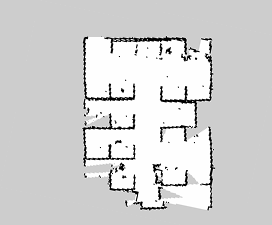
#> input picture pngmap.png, 272 x 225 px
$ python map.py
#> lines starting #> are read from the running program, lines starting #| are printed output that depends on the picture; after the words box and inside, x2 and y2 are one past the last pixel; in counts of white or black regions, pixels touching at a corner belong together
import cv2
import numpy as np
from PIL import Image


def find_black_rectangles(image_array, threshold=85):
    # 将灰度图像二值化，黑色为0，其它为255
    _, binary_image = cv2.threshold(image_array, threshold, 255, cv2.THRESH_BINARY_INV)

    # 查找轮廓
    contours, _ = cv2.findContours(binary_image, cv2.RETR_EXTERNAL, cv2.CHAIN_APPROX_SIMPLE)

    rectangles = []
    for contour in contours:
        # 计算轮廓的边界矩形
        x, y, w, h = cv2.boundingRect(contour)
        top_left = (x, y)
        bottom_right = (x + w, y + h)
        rectangles.append((top_left, bottom_right))

    return rectangles


def draw_rectangles(image_array, rectangles):
    # 将灰度图像转换为RGB图像
    image_color = cv2.cvtColor(image_array, cv2.COLOR_GRAY2BGR)

    # 画出每个矩形
    for rect in rectangles:
        top_left, bottom_right = rect
        # 生成随机颜色
        color = tuple(np.random.randint(0, 256, size=3).tolist())
        cv2.rectangle(image_color, top_left, bottom_right, color, 2)  # 随机颜色的矩形，线宽为2

    return image_color

def crop_gray_border(image_array, gray_threshold=200,margin=10):
    # 找到上边界
    for top in range(image_array.shape[0]):
        if np.mean(image_array[top, :]) < gray_threshold:
            break

    # 找到下边界
    for bottom in range(image_array.shape[0] - 1, -1, -1):
        if np.mean(image_array[bottom, :]) < gray_threshold:
            break

    # 找到左边界
    for left in range(image_array.shape[1]):
        if np.mean(image_array[:, left]) < gray_threshold:
            break

    # 找到右边界
    for right in range(image_array.shape[1] - 1, -1, -1):
        if np.mean(image_array[:, right]) < gray_threshold:
            break

    # 裁剪图像
    cropped_image_array = image_array[top-margin:bottom+margin+1, left-margin:right+margin+1]
    return cropped_image_array
# 读取图像
image_path = 'pngmap.png'
if image_path.endswith('pgm'):
    image = Image.open(image_path)
elif image_path.endswith('png'):
    image = Image.open(image_path).convert('L')  # 将图像转换为灰度图像
#> image is the input picture: PIL image 272x225 L; min 0, max 255, mean 211.1

# 将图像转换为numpy数组
image_array = np.array(image)
# 设置numpy打印选项，显示整个数组
# with np.printoptions(threshold=np.inf):
#     print(image_array)
print(len(image_array),len(image_array[0]))
#| 225 272

# 裁剪掉周围一圈灰色的边
image_array = crop_gray_border(image_array)
#> in crop_gray_border, `cropped_image_array = image_array[top-margin:bottom+margin+1, left-mar..`:
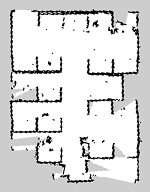
#> cropped_image_array: shape (192, 150); min 0, max 255, mean 218

# 查找黑色区域的矩形
rectangles = find_black_rectangles(image_array)
#> in find_black_rectangles, `_, binary_image = cv2.threshold(image_array, threshold, 255, cv2.THRES..`:
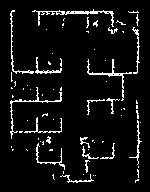
#> binary_image: shape (192, 150); 6.5% white in thin lines or dots, all inside (x1, y1, x2, y2) = (10, 9, 142, 183)
#> in find_black_rectangles, `contours, _ = cv2.findContours(binary_image, cv2.RETR_EXTERNAL, cv2.CH..`: contours = 75 contours, 65 with area under 20; largest, box (x1, y1, x2, y2) and area: (32, 9, 114, 27) 136, (87, 59, 132, 101) 91, (10, 87, 62, 139) 67, (35, 57, 62, 74) 54, (10, 10, 34, 74) 53
#> the loop in find_black_rectangles, `for contour in contours:` made 75 passes
#> (x, y, w, h, bottom_right) on passes 1, 2, 3, 4, 5, 6, 8, 10, 11, 15, 17, 18: (135, 179, 4, 4, (139, 183)), (95, 175, 1, 1, (96, 176)), (93, 175, 1, 1, (94, 176)), (60, 174, 34, 9, (94, 183)), (83, 174, 1, 1, (84, 175)), (52, 174, 3, 6, (55, 180)), (137, 169, 2, 9, (139, 178)), (85, 160, 5, 13, (90, 173)), (88, 149, 1, 1, (89, 150)), (82, 146, 17, 13, (99, 159)), (100, 143, 15, 16, (115, 159)), (36, 143, 29, 27, (65, 170))
#> (contour, x, y, w, h, bottom_right) on passes 7, 9, 12, 13, 14, 16: ([[63, 171], [63, 173]], 63, 171, 1, 3, (64, 174)), ([[138, 166], [138, 167]], 138, 166, 1, 2, (139, 168)), ([[50, 149], [49, 150], [52, 150], [52, 149]], 49, 149, 4, 2, (53, 151)), ([[26, 149], [27, 150]], 26, 149, 2, 2, (28, 151)), ([[12, 149], [12, 150], [13, 149]], 12, 149, 2, 2, (14, 151)), ([[11, 146], [11, 147]], 11, 146, 1, 2, (12, 148))
#> after the loop in find_black_rectangles, `for contour in contours:`: rectangles = 75 items
#> rectangles = 75 items

# 打印结果
for rect in rectangles:
    print(f"Top-left: {rect[0]}, Bottom-right: {rect[1]}")
#> this loop made 75 passes
#> rect on passes 1 to 12: ((135, 179), (139, 183)), ((95, 175), (96, 176)), ((93, 175), (94, 176)), ((60, 174), (94, 183)), ((83, 174), (84, 175)), ((52, 174), (55, 180)), ((63, 171), (64, 174)), ((137, 169), (139, 178)), ((138, 166), (139, 168)), ((85, 160), (90, 173)), ((88, 149), (89, 150)), ((49, 149), (53, 151))
#| Top-left: (135, 179), Bottom-right: (139, 183)
#| Top-left: (95, 175), Bottom-right: (96, 176)
#| Top-left: (93, 175), Bottom-right: (94, 176)
#| Top-left: (60, 174), Bottom-right: (94, 183)
#| Top-left: (83, 174), Bottom-right: (84, 175)
#| Top-left: (52, 174), Bottom-right: (55, 180)
#| Top-left: (63, 171), Bottom-right: (64, 174)
#| Top-left: (137, 169), Bottom-right: (139, 178)
#> (further printed lines are left out)

# 绘制矩形到图像上
image_with_rectangles = draw_rectangles(image_array, rectangles)
#> the loop in draw_rectangles, `for rect in rectangles:` made 75 passes
#> (top_left, bottom_right, color) on passes 1 to 12: ((135, 179), (139, 183), (172, 47, 117)), ((95, 175), (96, 176), (192, 67, 251)), ((93, 175), (94, 176), (195, 103, 9)), ((60, 174), (94, 183), (211, 21, 242)), ((83, 174), (84, 175), (36, 87, 70)), ((52, 174), (55, 180), (216, 88, 140)), ((63, 171), (64, 174), (58, 193, 230)), ((137, 169), (139, 178), (39, 87, 174)), ((138, 166), (139, 168), (88, 81, 165)), ((85, 160), (90, 173), (25, 77, 72)), ((88, 149), (89, 150), (9, 148, 115)), ((49, 149), (53, 151), (208, 243, 197))
#> after the loop in draw_rectangles, `for rect in rectangles:`:
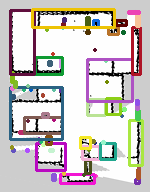
#> image_color: shape (192, 150, 3); mean B, G, R 197.2, 199.8, 206.1

# 保存结果图像
output_path = 'output_image_with_rectangles.jpg'
cv2.imwrite(output_path, image_with_rectangles)
print(f"结果图像已保存到 {output_path}")
